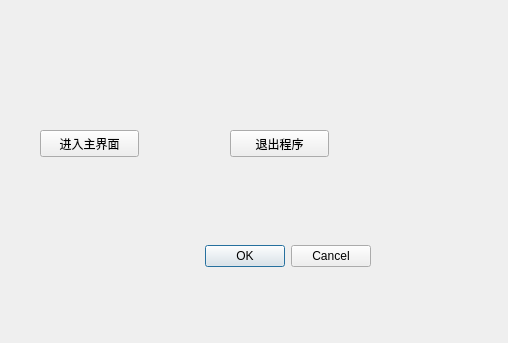
<?xml version="1.0" encoding="UTF-8"?>
<ui version="4.0">
 <class>MyDialog</class>
 <widget class="QDialog" name="MyDialog">
  <property name="geometry">
   <rect>
    <x>0</x>
    <y>0</y>
    <width>508</width>
    <height>343</height>
   </rect>
  </property>
  <property name="windowTitle">
   <string>Dialog</string>
  </property>
  <widget class="QDialogButtonBox" name="buttonBox">
   <property name="geometry">
    <rect>
     <x>30</x>
     <y>240</y>
     <width>341</width>
     <height>32</height>
    </rect>
   </property>
   <property name="orientation">
    <enum>Qt::Horizontal</enum>
   </property>
   <property name="standardButtons">
    <set>QDialogButtonBox::Cancel|QDialogButtonBox::Ok</set>
   </property>
  </widget>
  <widget class="QPushButton" name="pushButton">
   <property name="geometry">
    <rect>
     <x>40</x>
     <y>130</y>
     <width>99</width>
     <height>27</height>
    </rect>
   </property>
   <property name="text">
    <string>进入主界面</string>
   </property>
  </widget>
  <widget class="QPushButton" name="pushButton_2">
   <property name="geometry">
    <rect>
     <x>230</x>
     <y>130</y>
     <width>99</width>
     <height>27</height>
    </rect>
   </property>
   <property name="text">
    <string>退出程序</string>
   </property>
  </widget>
 </widget>
 <resources/>
 <connections>
  <connection>
   <sender>buttonBox</sender>
   <signal>accepted()</signal>
   <receiver>MyDialog</receiver>
   <slot>accept()</slot>
   <hints>
    <hint type="sourcelabel">
     <x>248</x>
     <y>254</y>
    </hint>
    <hint type="destinationlabel">
     <x>157</x>
     <y>274</y>
    </hint>
   </hints>
  </connection>
  <connection>
   <sender>buttonBox</sender>
   <signal>rejected()</signal>
   <receiver>MyDialog</receiver>
   <slot>reject()</slot>
   <hints>
    <hint type="sourcelabel">
     <x>316</x>
     <y>260</y>
    </hint>
    <hint type="destinationlabel">
     <x>286</x>
     <y>274</y>
    </hint>
   </hints>
  </connection>
  <connection>
   <sender>pushButton_2</sender>
   <signal>clicked()</signal>
   <receiver>MyDialog</receiver>
   <slot>close()</slot>
   <hints>
    <hint type="sourcelabel">
     <x>296</x>
     <y>140</y>
    </hint>
    <hint type="destinationlabel">
     <x>413</x>
     <y>93</y>
    </hint>
   </hints>
  </connection>
 </connections>
</ui>
